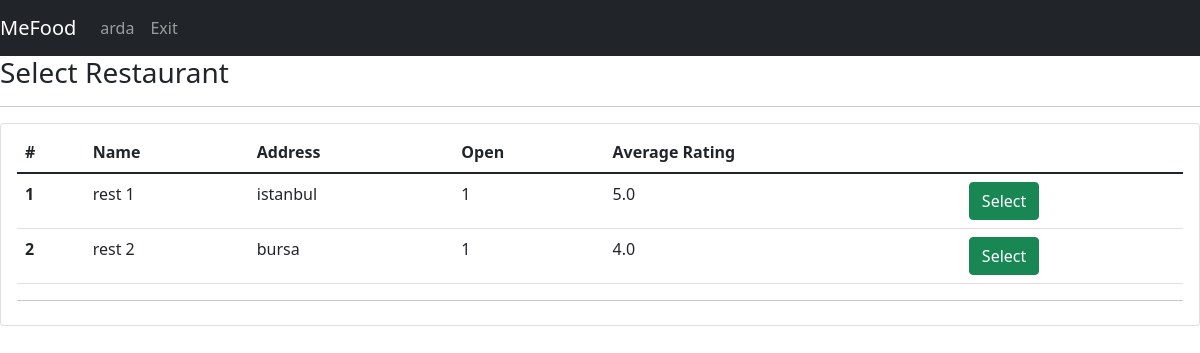
The app's page /selectRestaurant (signed in), older data.
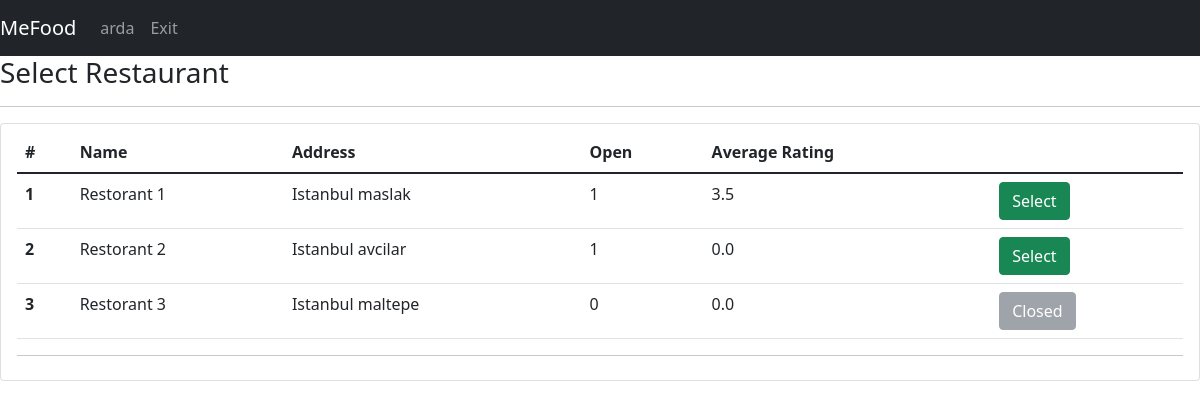
The same page, newer data.
### tables this page shows
CREATE TABLE restaurant(id INTEGER PRIMARY KEY, restaurantName varchar(30),address varchar(250),lat Text,lng Text,isOpen binary,averageRating REAL);

### app.py (the view)
@app.route("/selectRestaurant", methods=["GET", "POST"])
def selectRestaurant():
    with sqlite3.connect(DATABASE) as database:
        cursor = database.cursor()
    query = getAllDbData(toGet=["restaurant"])
    data = query
    session["menus"] = []
    return render_template('user/selectRestaurant.html', title='Restaurants', username=session["username"], data=data)

### app.py (called while the page is built)
def getRestaurants(cursor, limit=None):
    if limit != None:
        cursor.execute("SELECT restaurantName,address,isOpen,averageRating,id FROM restaurant ORDER BY averageRating DESC LIMIT ?",(limit,))
    else:
        cursor.execute("SELECT restaurantName,address,isOpen,averageRating,id FROM restaurant ORDER BY averageRating DESC")
    query = cursor.fetchall()
    return query

def getAllDbData(toGet, limit=None):
    with sqlite3.connect(DATABASE) as database:
        cursor = database.cursor()
    data = {}
    for entity in toGet:
        if entity == "couriers":
            data[entity] = getCouriers(cursor, limit)
        if entity == "users":
            data[entity] = getUsers(cursor, limit)
        if entity == "restaurant":
            data[entity] = getRestaurants(cursor, limit)
        if entity == "menu":
            data[entity] = getMenus(cursor, limit)
        if entity == "orders":
            data[entity] = getOrders(cursor, limit)
        if entity == "reviews":
            data[entity] = getReviews(cursor, limit)
        if entity == "extras":
            data[entity] = getExtras(cursor, limit)
        else:
            pass
    return data

### templates/user/selectRestaurant.html (shortened to what this page needs)
{% extends 'base.html' %}
{% block navbar %}
<nav class="navbar navbar-expand-lg navbar-dark bg-dark">
    <a class="navbar-brand" href="#">MeFood</a>
    <div class="collapse navbar-collapse" id="navbarNav">
        <ul class="navbar-nav">
          <li class="nav-item active"><a class="nav-link" href="/">{{username}}</a></li>
          <li class="nav-item active"><a class="nav-link" href="/exit">Exit</a></li>
        </ul>
    </div>
</nav>
{% endblock %}
{% block body %}
<h3>Select Restaurant</h3>
    <hr>
     <form action="/selectMenu" method="POST">
      <div class="form-group">
        <ul class="list-group">
            <li class="list-group-item">
                <table class="table table-hover">
                    <thead>
                    <tr>
            <th scope="col">#</th>
            <th scope="col">Name</th>
            <th scope="col">Address</th>
            <th scope="col">Open</th>
            <th scope="col">Average Rating</th>
            <th scope="col"></th>
          </tr>
        </thead>
        <tbody>
          {%for i in range(data["restaurant"]|length)%}
          <tr>
            <th scope="row">{{ i+1 }}</th>
            <td>{{ data["restaurant"][i][0] }}</td>
            <td>{{ data["restaurant"][i][1] }}</td>
            <td>{{ data["restaurant"][i][2] }}</td>
            <td>{{ data["restaurant"][i][3] }}</td>
            {% if data["restaurant"][i][2] == 0 %}
            <td>
                <button type="submit" disabled name="selectedRestaurant" value='{{ data["restaurant"][i][4] }}' class="btn btn-secondary">Closed</button>
            </td>
            {% else %}
            <td>
              <button type="submit"  name="selectedRestaurant" value='{{ data["restaurant"][i][4] }}' class="btn btn-success">Select</button>
          </td>
          {% endif %}
          </tr>
        {%endfor%}
        </tbody>
      </table>
      <hr>
    </li>
  </ul>
  {% endblock %}

Row changes from the older to the newer data that the page shows:
added restaurant: restaurantName "Restorant 3", address "Istanbul maltepe", isOpen "0", averageRating "0.0"
Text that changed along with them:
new list line: "1 Select"
new list line: "Restorant 1 Istanbul maslak 1 3.5"
new list line: "2 Select"
new list line: "Restorant 2 Istanbul avcilar 1 0.0"
new list line: "3 Closed"
list line gone: "1 Select"
list line gone: "rest 1 istanbul 1 5.0"
list line gone: "2 Select"
list line gone: "rest 2 bursa 1 4.0"
